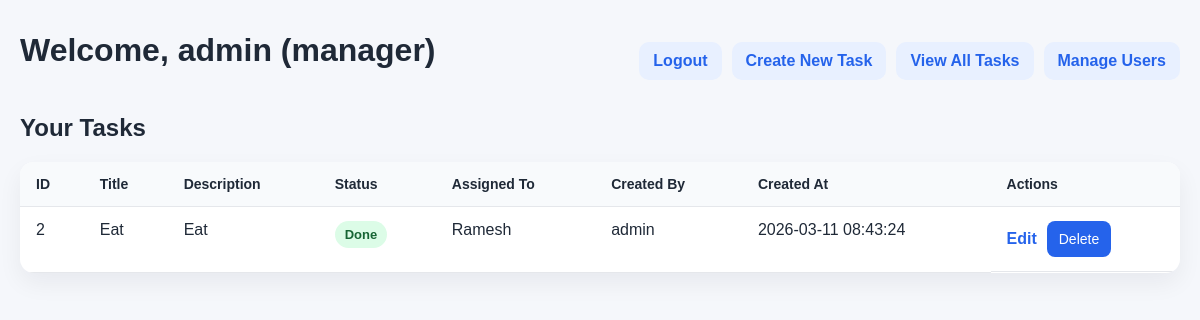
/dashboard (signed in), run on an earlier commit of the app's database.
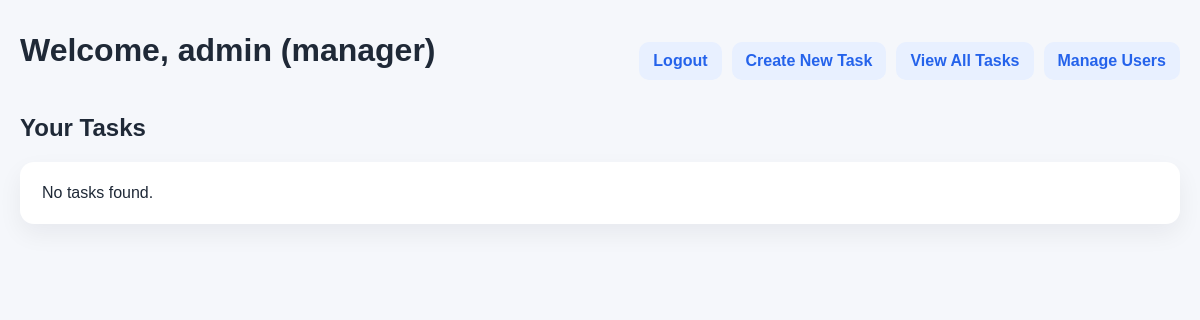
And on a later commit of the database.
### tables this page shows
CREATE TABLE users (
            id INTEGER PRIMARY KEY AUTOINCREMENT,
            username TEXT UNIQUE NOT NULL,
            password TEXT NOT NULL,
            role TEXT NOT NULL CHECK(role IN ('manager', 'employee'))
        );

CREATE TABLE tasks (
            id INTEGER PRIMARY KEY AUTOINCREMENT,
            title TEXT NOT NULL,
            description TEXT,
            status TEXT NOT NULL DEFAULT 'not_started' CHECK(status IN ('not_started', 'ongoing', 'done')),
            assigned_to INTEGER,
            created_by INTEGER,
            created_at TIMESTAMP DEFAULT CURRENT_TIMESTAMP,
            FOREIGN KEY (assigned_to) REFERENCES users(id),
            FOREIGN KEY (created_by) REFERENCES users(id)
        );

### app.py (the view)
@app.route('/dashboard')
def dashboard():
    if 'user_id' not in session:
        return redirect(url_for('login'))
    user_id = session['user_id']
    role = session['role']
    if role == 'manager':
        tasks = db_ops.get_all_tasks()
    else:
        tasks = db_ops.get_tasks_by_employee(user_id)
    return render_template('dashboard.html', tasks=tasks, role=role, username=session['username'])

### db_ops.py (called while the page is built)
def get_db():
    conn = sqlite3.connect(DATABASE)
    conn.row_factory = sqlite3.Row
    return conn

def get_all_tasks():
    conn = get_db()
    cursor = conn.cursor()
    cursor.execute('''
        SELECT t.*, u.username as assigned_username, c.username as created_username
        FROM tasks t
        LEFT JOIN users u ON t.assigned_to = u.id
        LEFT JOIN users c ON t.created_by = c.id
        ORDER BY t.created_at DESC
    ''')
    tasks = cursor.fetchall()
    conn.close()
    return tasks

### templates/dashboard.html (shortened to what this page needs)
<!DOCTYPE html>
<html lang="en">
<head>
    <link rel="stylesheet" href="{{ url_for('static', filename='dashboard.css') }}">
</head>
<body>
    <div class="page-shell">
        <div class="topbar">
            <h1>Welcome, {{ username }} ({{ role }})</h1>
            <div class="nav-links">
                <a href="{{ url_for('logout') }}" class="link-button">Logout</a>
                {% if role == 'manager' %}
                <a href="{{ url_for('create_task') }}" class="link-button">Create New Task</a>
                <a href="{{ url_for('view_all_tasks') }}" class="link-button">View All Tasks</a>
                <a href="{{ url_for('view_all_users') }}" class="link-button">Manage Users</a>
                {% endif %}
            </div>
        </div>
        <h2>Your Tasks</h2>
        {% if tasks %}
        <div class="table-wrap">
        <table>
            <thead>
                <tr>
                    <th>ID</th>
                    <th>Title</th>
                    <th>Description</th>
                    <th>Status</th>
                    <th>Assigned To</th>
                    <th>Created By</th>
                    <th>Created At</th>
                    {% if role == 'manager' %}
                    <th>Actions</th>
                    {% else %}
                    <th>Update Status</th>
                    {% endif %}
                </tr>
            </thead>
            <tbody>
                {% for task in tasks %}
                <tr>
                    <td>{{ task['id'] }}</td>
                    <td>{{ task['title'] }}</td>
                    <td>{{ task['description'] or '-' }}</td>
                    <td><span class="status status-{{ task['status'] }}">{{ task['status'] }}</span></td>
                    <td>{{ task['assigned_username'] or 'Unassigned' }}</td>
                    <td>{{ task['created_username'] }}</td>
                    <td>{{ task['created_at'] }}</td>
                    {% if role == 'manager' %}
                    <td class="actions">
                        <a href="{{ url_for('edit_task', task_id=task['id']) }}" class="text-link">Edit</a>
                        <form action="{{ url_for('delete_task', task_id=task['id']) }}" method="POST" onsubmit="return confirm('Are you sure you want to delete this task?');">
                            <button type="submit">Delete</button>
                        </form>
                    </td>
                    {% endif %}
                </tr>
                {% endfor %}
            </tbody>
        </table>
        </div>
        {% else %}
        <p class="empty-state">No tasks found.</p>
        {% endif %}
    </div>
</body>
</html>

What changed in the data, as far as the page shows it:
no longer on this page (row unchanged): users: username "admin", role "manager"
removed tasks: id "2", title "Eat", description "Eat", status "Done", username "Ramesh", created_username "admin", created_at "2026-03-11 08:43:24"
Also different on the page:
{{ username }}: (not shown) → "admin"
{{ role }}: (not shown) → "manager"
text no longer shown: "ID Title Description Status Assigned To Created By Created At Actions"
text now shown: "No tasks found."
